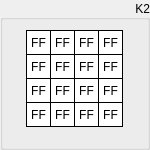
  <widget class="QGroupBox" name="groupK2">
   <property name="geometry">
    <rect>
     <x>320</x>
     <y>10</y>
     <width>150</width>
     <height>150</height>
    </rect>
   </property>
   <property name="sizePolicy">
    <sizepolicy hsizetype="Fixed" vsizetype="Fixed">
     <horstretch>0</horstretch>
     <verstretch>0</verstretch>
    </sizepolicy>
   </property>
   <property name="styleSheet">
    <string notr="true"/>
   </property>
   <property name="title">
    <string>K2</string>
   </property>
   <property name="alignment">
    <set>Qt::AlignRight|Qt::AlignTrailing|Qt::AlignVCenter</set>
   </property>
   <widget class="QLabel" name="k2byte15">
    <property name="enabled">
     <bool>true</bool>
    </property>
    <property name="geometry">
     <rect>
      <x>98</x>
      <y>102</y>
      <width>25</width>
      <height>25</height>
     </rect>
    </property>
    <property name="sizePolicy">
     <sizepolicy hsizetype="Fixed" vsizetype="Fixed">
      <horstretch>0</horstretch>
      <verstretch>0</verstretch>
     </sizepolicy>
    </property>
    <property name="font">
     <font>
      <kerning>true</kerning>
     </font>
    </property>
    <property name="layoutDirection">
     <enum>Qt::LeftToRight</enum>
    </property>
    <property name="styleSheet">
     <string notr="true">QLabel {
	 border-width: 1px;
     border-style: solid;
     border-color: black; 
     background-color: white;
}</string>
    </property>
    <property name="text">
     <string>FF</string>
    </property>
    <property name="alignment">
     <set>Qt::AlignCenter</set>
    </property>
   </widget>
   <widget class="QLabel" name="k2byte13">
    <property name="enabled">
     <bool>true</bool>
    </property>
    <property name="geometry">
     <rect>
      <x>98</x>
      <y>54</y>
      <width>25</width>
      <height>25</height>
     </rect>
    </property>
    <property name="sizePolicy">
     <sizepolicy hsizetype="Fixed" vsizetype="Fixed">
      <horstretch>0</horstretch>
      <verstretch>0</verstretch>
     </sizepolicy>
    </property>
    <property name="font">
     <font>
      <kerning>true</kerning>
     </font>
    </property>
    <property name="layoutDirection">
     <enum>Qt::LeftToRight</enum>
    </property>
    <property name="styleSheet">
     <string notr="true">QLabel {
	 border-width: 1px;
     border-style: solid;
     border-color: black; 
     background-color: white;
}</string>
    </property>
    <property name="text">
     <string>FF</string>
    </property>
    <property name="alignment">
     <set>Qt::AlignCenter</set>
    </property>
   </widget>
   <widget class="QLabel" name="k2byte14">
    <property name="enabled">
     <bool>true</bool>
    </property>
    <property name="geometry">
     <rect>
      <x>98</x>
      <y>78</y>
      <width>25</width>
      <height>25</height>
     </rect>
    </property>
    <property name="sizePolicy">
     <sizepolicy hsizetype="Fixed" vsizetype="Fixed">
      <horstretch>0</horstretch>
      <verstretch>0</verstretch>
     </sizepolicy>
    </property>
    <property name="font">
     <font>
      <kerning>true</kerning>
     </font>
    </property>
    <property name="layoutDirection">
     <enum>Qt::LeftToRight</enum>
    </property>
    <property name="styleSheet">
     <string notr="true">QLabel {
	 border-width: 1px;
     border-style: solid;
     border-color: black; 
     background-color: white;
}</string>
    </property>
    <property name="text">
     <string>FF</string>
    </property>
    <property name="alignment">
     <set>Qt::AlignCenter</set>
    </property>
   </widget>
   <widget class="QLabel" name="k2byte06">
    <property name="enabled">
     <bool>true</bool>
    </property>
    <property name="geometry">
     <rect>
      <x>50</x>
      <y>78</y>
      <width>25</width>
      <height>25</height>
     </rect>
    </property>
    <property name="sizePolicy">
     <sizepolicy hsizetype="Fixed" vsizetype="Fixed">
      <horstretch>0</horstretch>
      <verstretch>0</verstretch>
     </sizepolicy>
    </property>
    <property name="font">
     <font>
      <kerning>true</kerning>
     </font>
    </property>
    <property name="layoutDirection">
     <enum>Qt::LeftToRight</enum>
    </property>
    <property name="styleSheet">
     <string notr="true">QLabel {
	 border-width: 1px;
     border-style: solid;
     border-color: black; 
     background-color: white;
}</string>
    </property>
    <property name="text">
     <string>FF</string>
    </property>
    <property name="alignment">
     <set>Qt::AlignCenter</set>
    </property>
   </widget>
   <widget class="QLabel" name="k2byte04">
    <property name="enabled">
     <bool>true</bool>
    </property>
    <property name="geometry">
     <rect>
      <x>50</x>
      <y>30</y>
      <width>25</width>
      <height>25</height>
     </rect>
    </property>
    <property name="sizePolicy">
     <sizepolicy hsizetype="Fixed" vsizetype="Fixed">
      <horstretch>0</horstretch>
      <verstretch>0</verstretch>
     </sizepolicy>
    </property>
    <property name="font">
     <font>
      <kerning>true</kerning>
     </font>
    </property>
    <property name="layoutDirection">
     <enum>Qt::LeftToRight</enum>
    </property>
    <property name="styleSheet">
     <string notr="true">QLabel {
	 border-width: 1px;
     border-style: solid;
     border-color: black; 
     background-color: white;
}</string>
    </property>
    <property name="text">
     <string>FF</string>
    </property>
    <property name="alignment">
     <set>Qt::AlignCenter</set>
    </property>
   </widget>
   <widget class="QLabel" name="k2byte02">
    <property name="enabled">
     <bool>true</bool>
    </property>
    <property name="geometry">
     <rect>
      <x>26</x>
      <y>78</y>
      <width>25</width>
      <height>25</height>
     </rect>
    </property>
    <property name="sizePolicy">
     <sizepolicy hsizetype="Fixed" vsizetype="Fixed">
      <horstretch>0</horstretch>
      <verstretch>0</verstretch>
     </sizepolicy>
    </property>
    <property name="font">
     <font>
      <kerning>true</kerning>
     </font>
    </property>
    <property name="layoutDirection">
     <enum>Qt::LeftToRight</enum>
    </property>
    <property name="styleSheet">
     <string notr="true">QLabel {
	 border-width: 1px;
     border-style: solid;
     border-color: black; 
     background-color: white;
}</string>
    </property>
    <property name="text">
     <string>FF</string>
    </property>
    <property name="alignment">
     <set>Qt::AlignCenter</set>
    </property>
   </widget>
   <widget class="QLabel" name="k2byte10">
    <property name="enabled">
     <bool>true</bool>
    </property>
    <property name="geometry">
     <rect>
      <x>74</x>
      <y>78</y>
      <width>25</width>
      <height>25</height>
     </rect>
    </property>
    <property name="sizePolicy">
     <sizepolicy hsizetype="Fixed" vsizetype="Fixed">
      <horstretch>0</horstretch>
      <verstretch>0</verstretch>
     </sizepolicy>
    </property>
    <property name="font">
     <font>
      <kerning>true</kerning>
     </font>
    </property>
    <property name="layoutDirection">
     <enum>Qt::LeftToRight</enum>
    </property>
    <property name="styleSheet">
     <string notr="true">QLabel {
	 border-width: 1px;
     border-style: solid;
     border-color: black; 
     background-color: white;
}</string>
    </property>
    <property name="text">
     <string>FF</string>
    </property>
    <property name="alignment">
     <set>Qt::AlignCenter</set>
    </property>
   </widget>
   <widget class="QLabel" name="k2byte09">
    <property name="enabled">
     <bool>true</bool>
    </property>
    <property name="geometry">
     <rect>
      <x>74</x>
      <y>54</y>
      <width>25</width>
      <height>25</height>
     </rect>
    </property>
    <property name="sizePolicy">
     <sizepolicy hsizetype="Fixed" vsizetype="Fixed">
      <horstretch>0</horstretch>
      <verstretch>0</verstretch>
     </sizepolicy>
    </property>
    <property name="font">
     <font>
      <kerning>true</kerning>
     </font>
    </property>
    <property name="layoutDirection">
     <enum>Qt::LeftToRight</enum>
    </property>
    <property name="styleSheet">
     <string notr="true">QLabel {
	 border-width: 1px;
     border-style: solid;
     border-color: black; 
     background-color: white;
}</string>
    </property>
    <property name="text">
     <string>FF</string>
    </property>
    <property name="alignment">
     <set>Qt::AlignCenter</set>
    </property>
   </widget>
   <widget class="QLabel" name="k2byte01">
    <property name="enabled">
     <bool>true</bool>
    </property>
    <property name="geometry">
     <rect>
      <x>26</x>
      <y>54</y>
      <width>25</width>
      <height>25</height>
     </rect>
    </property>
    <property name="sizePolicy">
     <sizepolicy hsizetype="Fixed" vsizetype="Fixed">
      <horstretch>0</horstretch>
      <verstretch>0</verstretch>
     </sizepolicy>
    </property>
    <property name="font">
     <font>
      <kerning>true</kerning>
     </font>
    </property>
    <property name="layoutDirection">
     <enum>Qt::LeftToRight</enum>
    </property>
    <property name="styleSheet">
     <string notr="true">QLabel {
	 border-width: 1px;
     border-style: solid;
     border-color: black; 
     background-color: white;
}</string>
    </property>
    <property name="text">
     <string>FF</string>
    </property>
    <property name="alignment">
     <set>Qt::AlignCenter</set>
    </property>
   </widget>
   <widget class="QLabel" name="k2byte08">
    <property name="enabled">
     <bool>true</bool>
    </property>
    <property name="geometry">
     <rect>
      <x>74</x>
      <y>30</y>
      <width>25</width>
      <height>25</height>
     </rect>
    </property>
    <property name="sizePolicy">
     <sizepolicy hsizetype="Fixed" vsizetype="Fixed">
      <horstretch>0</horstretch>
      <verstretch>0</verstretch>
     </sizepolicy>
    </property>
    <property name="font">
     <font>
      <kerning>true</kerning>
     </font>
    </property>
    <property name="layoutDirection">
     <enum>Qt::LeftToRight</enum>
    </property>
    <property name="styleSheet">
     <string notr="true">QLabel {
	 border-width: 1px;
     border-style: solid;
     border-color: black; 
     background-color: white;
}</string>
    </property>
    <property name="text">
     <string>FF</string>
    </property>
    <property name="alignment">
     <set>Qt::AlignCenter</set>
    </property>
   </widget>
   <widget class="QLabel" name="k2byte00">
    <property name="enabled">
     <bool>true</bool>
    </property>
    <property name="geometry">
     <rect>
      <x>26</x>
      <y>30</y>
      <width>25</width>
      <height>25</height>
     </rect>
    </property>
    <property name="sizePolicy">
     <sizepolicy hsizetype="Fixed" vsizetype="Fixed">
      <horstretch>0</horstretch>
      <verstretch>0</verstretch>
     </sizepolicy>
    </property>
    <property name="font">
     <font>
      <kerning>true</kerning>
     </font>
    </property>
    <property name="layoutDirection">
     <enum>Qt::LeftToRight</enum>
    </property>
    <property name="styleSheet">
     <string notr="true">QLabel {
	 border-width: 1px;
     border-style: solid;
     border-color: black; 
     background-color: white;
}</string>
    </property>
    <property name="text">
     <string>FF</string>
    </property>
    <property name="alignment">
     <set>Qt::AlignCenter</set>
    </property>
    <property name="wordWrap">
     <bool>false</bool>
    </property>
   </widget>
   <widget class="QLabel" name="k2byte07">
    <property name="enabled">
     <bool>true</bool>
    </property>
    <property name="geometry">
     <rect>
      <x>50</x>
      <y>102</y>
      <width>25</width>
      <height>25</height>
     </rect>
    </property>
    <property name="sizePolicy">
     <sizepolicy hsizetype="Fixed" vsizetype="Fixed">
      <horstretch>0</horstretch>
      <verstretch>0</verstretch>
     </sizepolicy>
    </property>
    <property name="font">
     <font>
      <kerning>true</kerning>
     </font>
    </property>
    <property name="layoutDirection">
     <enum>Qt::LeftToRight</enum>
    </property>
    <property name="styleSheet">
     <string notr="true">QLabel {
	 border-width: 1px;
     border-style: solid;
     border-color: black; 
     background-color: white;
}</string>
    </property>
    <property name="text">
     <string>FF</string>
    </property>
    <property name="alignment">
     <set>Qt::AlignCenter</set>
    </property>
   </widget>
   <widget class="QLabel" name="k2byte12">
    <property name="enabled">
     <bool>true</bool>
    </property>
    <property name="geometry">
     <rect>
      <x>98</x>
      <y>30</y>
      <width>25</width>
      <height>25</height>
     </rect>
    </property>
    <property name="sizePolicy">
     <sizepolicy hsizetype="Fixed" vsizetype="Fixed">
      <horstretch>0</horstretch>
      <verstretch>0</verstretch>
     </sizepolicy>
    </property>
    <property name="font">
     <font>
      <kerning>true</kerning>
     </font>
    </property>
    <property name="layoutDirection">
     <enum>Qt::LeftToRight</enum>
    </property>
    <property name="styleSheet">
     <string notr="true">QLabel {
	 border-width: 1px;
     border-style: solid;
     border-color: black; 
     background-color: white;
}</string>
    </property>
    <property name="text">
     <string>FF</string>
    </property>
    <property name="alignment">
     <set>Qt::AlignCenter</set>
    </property>
   </widget>
   <widget class="QLabel" name="k2byte03">
    <property name="enabled">
     <bool>true</bool>
    </property>
    <property name="geometry">
     <rect>
      <x>26</x>
      <y>102</y>
      <width>25</width>
      <height>25</height>
     </rect>
    </property>
    <property name="sizePolicy">
     <sizepolicy hsizetype="Fixed" vsizetype="Fixed">
      <horstretch>0</horstretch>
      <verstretch>0</verstretch>
     </sizepolicy>
    </property>
    <property name="font">
     <font>
      <kerning>true</kerning>
     </font>
    </property>
    <property name="layoutDirection">
     <enum>Qt::LeftToRight</enum>
    </property>
    <property name="styleSheet">
     <string notr="true">QLabel {
	 border-width: 1px;
     border-style: solid;
     border-color: black; 
     background-color: white;
}</string>
    </property>
    <property name="text">
     <string>FF</string>
    </property>
    <property name="alignment">
     <set>Qt::AlignCenter</set>
    </property>
   </widget>
   <widget class="QLabel" name="k2byte11">
    <property name="enabled">
     <bool>true</bool>
    </property>
    <property name="geometry">
     <rect>
      <x>74</x>
      <y>102</y>
      <width>25</width>
      <height>25</height>
     </rect>
    </property>
    <property name="sizePolicy">
     <sizepolicy hsizetype="Fixed" vsizetype="Fixed">
      <horstretch>0</horstretch>
      <verstretch>0</verstretch>
     </sizepolicy>
    </property>
    <property name="font">
     <font>
      <kerning>true</kerning>
     </font>
    </property>
    <property name="layoutDirection">
     <enum>Qt::LeftToRight</enum>
    </property>
    <property name="styleSheet">
     <string notr="true">QLabel {
	 border-width: 1px;
     border-style: solid;
     border-color: black; 
     background-color: white;
}</string>
    </property>
    <property name="text">
     <string>FF</string>
    </property>
    <property name="alignment">
     <set>Qt::AlignCenter</set>
    </property>
   </widget>
   <widget class="QLabel" name="k2byte05">
    <property name="enabled">
     <bool>true</bool>
    </property>
    <property name="geometry">
     <rect>
      <x>50</x>
      <y>54</y>
      <width>25</width>
      <height>25</height>
     </rect>
    </property>
    <property name="sizePolicy">
     <sizepolicy hsizetype="Fixed" vsizetype="Fixed">
      <horstretch>0</horstretch>
      <verstretch>0</verstretch>
     </sizepolicy>
    </property>
    <property name="font">
     <font>
      <kerning>true</kerning>
     </font>
    </property>
    <property name="layoutDirection">
     <enum>Qt::LeftToRight</enum>
    </property>
    <property name="styleSheet">
     <string notr="true">QLabel {
	 border-width: 1px;
     border-style: solid;
     border-color: black; 
     background-color: white;
}</string>
    </property>
    <property name="text">
     <string>FF</string>
    </property>
    <property name="alignment">
     <set>Qt::AlignCenter</set>
    </property>
   </widget>
  </widget>
